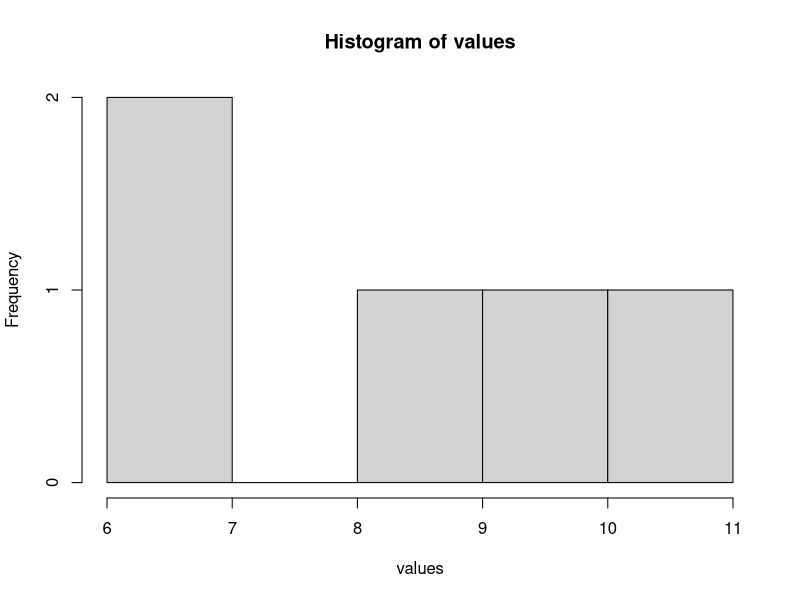
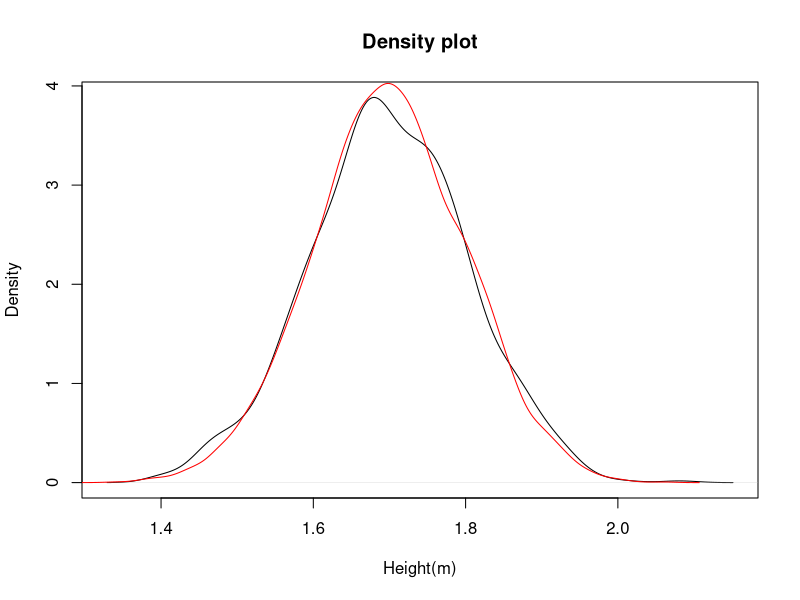
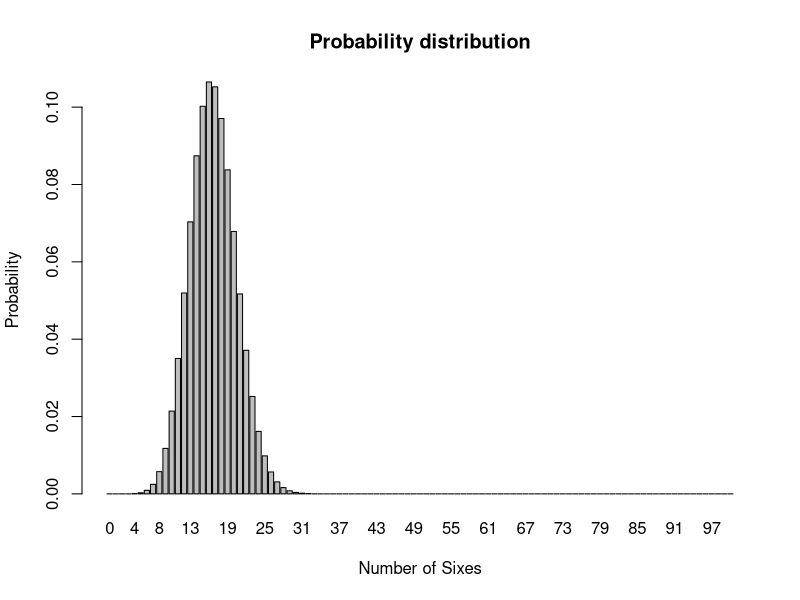

These figures' R source, in order:
print(getwd())
setwd("E:/Rpgms")
print(getwd())
dff<-read.csv("data1.csv")

#--------------------------------
#i. Illustration of sample, runif and rnorm functions with examples
#Sample() function is used to generate the random elements 
#from the given data with or without replacement.
a<-c(43,6,9,23,76,48,6,23,6,0,45,76)
print(sample(a,5))

dff[sample(1:nrow(dff), size = 4), ]

#You can use the runif() function to generate random values 
#from a uniform distribution in R.
runif(5,min = 6,max = 12)

round(runif(5,min = 6,max = 12),2)

values<-runif(5,min = 6,max = 12)
hist(values)

#rnorm is the R function that simulates
#random variates having a specified normal distribution.
rnorm(7,mean=3,sd=6)

rnorm(1:35,mean=20,sd=2)

#------------------------------
#ii. Write a R program to create a list of random numbers in
#normal distribution and count occurrences of each value.
r<-floor(rnorm(25,mean=30,sd=5))
r
print(table(r))

#-------------------------------
#iii.	Write a R program to create a vector which contains 
#10 random integer values between -50 and +50
vctr<-sample(-50:+50,10)
print(vctr)

#-----------------------------
#iv.	Use the sample function to obtain a random sample of 
#10 realisations in a biased coin experiment
sample(c('H','T'),10,replace = 'TRUE')

#-----------------------------
#v.	Create a fair dice (with possible outcomes from 1 to 6) 
#and determine the arithmetic mean and standard deviation of 
#throwing it 10,000 times.
dice=c(sample(1:6,10000,replace='TRUE'))
print((mean(dice)))
print(sd(dice))


#------------------------------
#vi.	The most popular German lottery is known as 6 aus 49, 
#in which a total of 7 numbers are randomly drawn: First, 
#6 unique numbers are randomly drawn out of the numbers from 
#1 to 49. Second, a single-digit “Superzahl” between 0 and 9. 
#Simulate this lottery and run it once.
lottery=c(sample(1:49,6))
print(lottery)
superzahl=c(sample(0:9,1))
print(superzahl)



#-----------------------------
#vii.	Suppose we select a SRS of n = 3 balls from an urn 
#containing a population of N = 6 balls (painted with the 
#numbers 1, 2, 3, 4, 5, and 6). List the sample space S of 
#all possible outcomes.
s<-c(1:6)
samplespace<-unique(apply(combn(s,3),2,paste0,collapse = ""))
print(samplespace)

combn(6,3)

#i----------------------
pnorm(27.4, mean=50, sd=20)
pnorm(100, mean=50, sd=20)
dbinom(27, size=100, prob=0.25)
pbinom(27, size=100, prob=0.25)
ppois(3,lambda = 2)
dpois(3,lambda = 2)
#------------------------------
#ii.	Calculate the following probabilities:
#Prob that a normal random variable with mean 22 and var 25
#(i)lies between 16.2 and 27.5
pnorm(27.5,mean=22,sd=sqrt(25))-pnorm(16.2,mean=22,sd=sqrt(25))
#(ii)is greater than 29 
1-pnorm(29,mean=22,sd=sqrt(25))
#(iii)is less than 17
pnorm(17,mean=22,sd=sqrt(25))
#(iv)is less than 15 or greater than 25 
pnorm(15,mean=22,sd=sqrt(25))+1-pnorm(25,mean=22,sd=sqrt(25))

#Probability that in 60 tosses of a fair coin the head comes up
#(i) 20,25 or 30 times

dbinom(20,60,0.5)+dbinom(25,60,0.5)+dbinom(30,60,0.5)
#(ii)  less than 20 times
pbinom(20,60,0.5)
#(iii)between 20 and 30 times 
pbinom(30,60,0.5)-pbinom(20,60,0.5)

#A random variable X has Poisson distribution with mean 7. 
#Find the probability that
#(i)X is less than 5 
ppois(5,7)
#(ii)X is greater than 10 (strictly)
1-ppois(10,7)
#(iii)X is between 4 and 16
ppois(16,7)-ppois(4,7)

#iii.	Simulate normal distribution values. Imagine a 
#population in which the average height is 1.70 m with a 
#standard deviation of 0.1. Use rnorm to simulate the height 
#of 1000 people and save it in an object called heights.
#a) Plot the density of the simulated values.
set.seed(1)
heights<-rnorm(1000,1.7,0.1)
plot(density(heights),main="Density plot",xlab="Height(m)")

#b) Generate 10000 values with the same parameters and plot 
#the respective density function on top of the previous plot 
#in red to differentiate it.
heights1<-rnorm(10000,1.7,0.1)
lines(density(heights1),col='red')

#iv.	You roll a die 100 times and get just 10 sixes.
#  •	What is the probability of getting just 10 sixes? 
dbinom(10,100,1/6)
#  •	What is the probability of getting 10 or fewer sixes?
pbinom(10,100,1/6)
#  •	Draw the probability distribution. 
prob <- dbinom(0:100, size = 100, prob = 1/6)
barplot(prob,names.arg = 0:100,xlab = "Number of Sixes",ylab = "Probability",main = "Probability distribution")

#  •	Simulate the described experiment 1000 times and compute 
#the empirical distribution.Compare it to the theoretical one. 
#Then do the same with 1,000,000 simulations.
#v.	Using the function rbinom to generate 10 unfair coin 
#tosses with probability  success of 0.3. Set the seed to 1
set.seed(1)
rbinom(10,1,0.3)

#vi.	Simulate normal distribution values. Imagine a population 
#in which the average height is 1.70 m with an standard 
#deviation of 0.1, using rnorm simulate the height of 100 
#people and save it in an object called heights.
#a) What’s the probability that a person will be smaller or 
#equal to 1.90 m ?
set.seed(1)
heights <- rnorm(100, mean = 1.70, sd = 0.1)
pnorm(1.90, mean = 1.70, sd = 0.1)
# b) What’s the probability that a person will be taller or 
#equal to 1.60 m? 
1-pnorm(1.60, mean = 1.70, sd = 0.1)


#data maniputn with dplyr cheetsheet